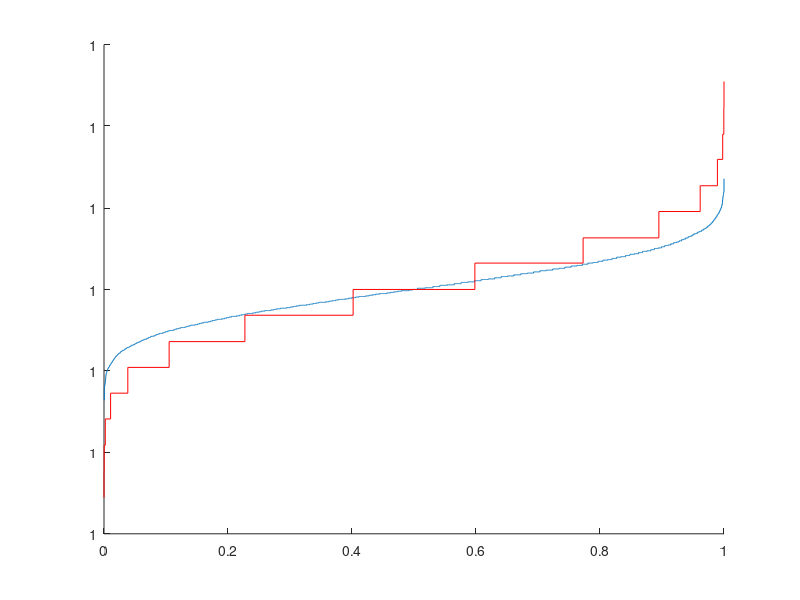

The MATLAB script that drew this image: (Note: this script raises an error after producing the figure.)
 close all
 figure
 hold on
 clear w

  n = 30;
  k = 200;%1/4*n*log(n);  


  r = exp(-2/n);
  eps = sqrt( n*(1-r)/8 );

  eps = eps*r^k;
 

 % eps  = 0.1;
 % r    = 0.9;
  d(1) = eps+0.5;



for np = 12
   %n    = 10;
   for i = 2:np
     d(i)= (d(i-1)-0.5)*r+0.5;
   end
   dn = 1-d;

   for i = 0:2^np-1
      s = dec2bin(i,np);
      t =  str2num(s')';
      a = prod(d(find(t)));
      b= prod(dn(find(t-1)));
      w(i+1) = a*b ;

    end

stairs([1:2^np]/2^np ,sort(w)*2^np);

end

%%%%%%%%%%%%%%%%%%%%%%%%%%%%%%%%%%%%%%%%%%%%%%%%%%%%%%%%%%%
%binomial
%p = ceil(1/(1-r))
%y = binopdf(0:p,p,d(1));

%wp =[];
%for i = 0:p
%     pf = nchoosek(p,i);
%     wp = [wp y(i+1)/pf*ones(1,pf) ];
%end
%stairs([1:2^p]/2^p ,sort(wp)*2^p,'r');


%binomial
p = ceil(1/(1-r))
y = binopdf(0:p,p,d(1));


nu = [];
z = [];
for i = 0:p
     pf = nchoosek(p,i);
     z(i+1)= y(i+1)/pf;
     nu(i+1) = pf; 
end
[z,I]= sort(z);

 nu  = [0 cumsum(nu(I)/2^p)];
z = z*2^p;

nu
for i = 1:p
  plot([nu(i),nu(i+1)], [z(i),z(i)],'r');
  plot([nu(i+1),nu(i+1)], [z(i),z(i+1)],'r');
end




%%%%%%%%%%%%%%%%%%%%%%%%%%%%%%%%%%%%%%%%%%%%%%%%%%%%%%%%%%%%%


%y = zeros(1,n+1)';
%y(1)=  1;
%A = ehrenfestA(n);
%for i =1:k
%    y = A'*y;
%end

%wp =[];
%for i = 0:n
%     pf = nchoosek(n,i);
 %  wp = [wp y(i+1)/pf*ones(1,pf) ];

%end

%stairs([1:2^(n)]/2^n ,sort(wp)*2^n,'g');


y = zeros(1,n+1)';
y(1)=  1;
A = ehrenfestA(n);
for i =1:k
    y = A'*y;
end

nu = [];
z = [];
for i = 0:n
     pf = nchoosek(n,i);
     z(i+1)= y(i+1)/pf;
     nu(i+1) = pf; 
end
[z,I]= sort(z);

 nu  = [0 cumsum(nu(I)/2^n)];
z = z*2^n;

nu
for i = 1:n
  plot([nu(i),nu(i+1)], [z(i),z(i)],'g');
  plot([nu(i+1),nu(i+1)], [z(i),z(i+1)],'g');
end





